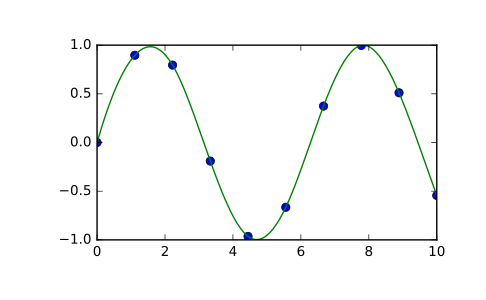

Python code for this plot:
import matplotlib.pyplot as plt
from scipy.interpolate import splev, splrep
x = np.linspace(0, 10, 10)
y = np.sin(x)
spl = splrep(x, y)
x2 = np.linspace(0, 10, 200)
y2 = splev(x2, spl)
plt.plot(x, y, 'o', x2, y2)
plt.show()
